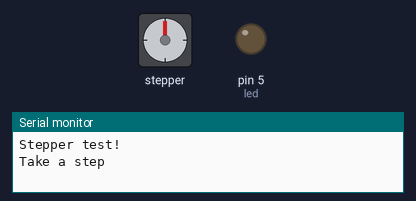
Bench run of a sketch on a simulated Arduino Uno, built with avr-gcc and run on an emulated ATmega328P. On the bench: stepper motor, output pins drawn as LEDs (lit = HIGH), the last lines printed to the serial monitor. Stepper angles assume 200 steps per turn.

Above: at 0.05 s.
At 2.5 s:
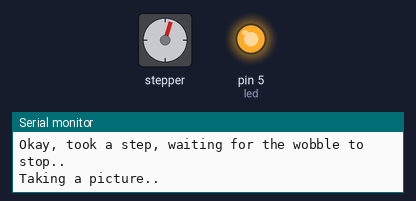
At 4.85 s:
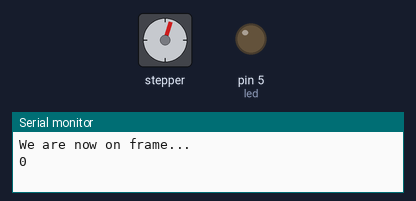
Timing chart, 0 to 6.3 s (numbered marks = the images above):
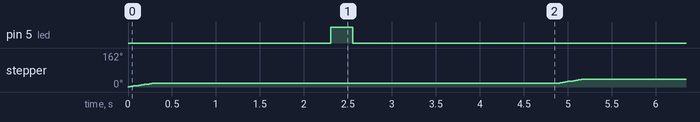

Measured:
- by itself, pin 5 (led): alternates HIGH for 0.25 s and LOW for 4.6 s
- by itself, stepper: turns 18° clockwise in 0.27 s, repeating every 4.9 s

The sketch:

motion-hackster.ino
```cpp
#include <Wire.h>
#include <Adafruit_MotorShield.h>
#include "utility/Adafruit_PWMServoDriver.h"

// Create the motor shield object with the default I2C address
Adafruit_MotorShield AFMS = Adafruit_MotorShield();
// Or, create it with a different I2C address (say for stacking)
// Adafruit_MotorShield AFMS = Adafruit_MotorShield(0x61);

// Connect a stepper motor with 200 steps per revolution (1.8 degree)
// to motor port #2 (M3 and M4)
Adafruit_StepperMotor *myMotor = AFMS.getStepper(200, 2);
int led = 5;
boolean breakLoop = false;

void setup() {
  Serial.begin(9600);           // set up Serial library at 9600 bps
  Serial.println("Stepper test!");

  AFMS.begin();  // create with the default frequency 1.6KHz
  //AFMS.begin(1000);  // OR with a different frequency, say 1KHz

  myMotor->setSpeed(10);  // 10 rpm
  pinMode(led, OUTPUT);
}

void loop() {
  if (breakLoop != true) {
  for (int i=0; i <= 15; i++){
    Serial.println("Take a step");
    myMotor->step(10, FORWARD, SINGLE);
    Serial.println("Okay, took a step, waiting for the wobble to stop..");
    delay(2000);

    digitalWrite(led, HIGH);
    Serial.println("Taking a picture..");
    delay(250);
    digitalWrite(led, LOW);

    Serial.println("Okay, picture took, now we're waiting for the camera to save it");
    Serial.println("We are now on frame...");
    Serial.println(i);

    delay(2300);
    if (i == 30) {
      //breakLoop = true;
    //  break;
    }
  }
  }
    Serial.println("OKAY LETS GO BACK THE OTHER WAY :D");

  if (breakLoop != true) {
  for (int i=0; i <= 15; i++){
    Serial.println("Take a step");
    myMotor->step(10, BACKWARD, SINGLE);
    Serial.println("Okay, took a step, waiting for the wobble to stop..");
    delay(2000);

    digitalWrite(led, HIGH);
    Serial.println("Taking a picture..");
    delay(250);
    digitalWrite(led, LOW);

    Serial.println("Okay, picture took, now we're waiting for the camera to save it");
    Serial.println("We are now on frame...");
    Serial.println(i);

    delay(2300);
    if (i == 30) {
      //breakLoop = true;
    //  break;
    }
  }
  }

}
```
